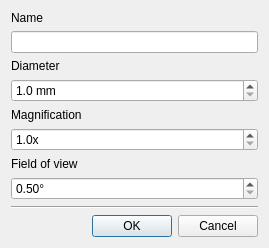
<?xml version="1.0" encoding="UTF-8"?>
<ui version="4.0">
 <class>CBinocularEdit</class>
 <widget class="QDialog" name="CBinocularEdit">
  <property name="geometry">
   <rect>
    <x>0</x>
    <y>0</y>
    <width>269</width>
    <height>240</height>
   </rect>
  </property>
  <property name="windowTitle">
   <string>Dialog</string>
  </property>
  <layout class="QVBoxLayout" name="verticalLayout_2">
   <item>
    <layout class="QVBoxLayout" name="verticalLayout">
     <item>
      <widget class="QLabel" name="label">
       <property name="text">
        <string>Name</string>
       </property>
      </widget>
     </item>
     <item>
      <widget class="QLineEdit" name="lineEdit"/>
     </item>
     <item>
      <widget class="QLabel" name="label_2">
       <property name="text">
        <string>Diameter</string>
       </property>
      </widget>
     </item>
     <item>
      <widget class="QDoubleSpinBox" name="doubleSpinBox">
       <property name="suffix">
        <string> mm</string>
       </property>
       <property name="decimals">
        <number>1</number>
       </property>
       <property name="minimum">
        <double>1.000000000000000</double>
       </property>
       <property name="maximum">
        <double>10000.000000000000000</double>
       </property>
       <property name="singleStep">
        <double>10.000000000000000</double>
       </property>
      </widget>
     </item>
     <item>
      <widget class="QLabel" name="label_3">
       <property name="text">
        <string>Magnification</string>
       </property>
      </widget>
     </item>
     <item>
      <widget class="QDoubleSpinBox" name="doubleSpinBox_2">
       <property name="suffix">
        <string>x</string>
       </property>
       <property name="decimals">
        <number>1</number>
       </property>
       <property name="minimum">
        <double>1.000000000000000</double>
       </property>
       <property name="maximum">
        <double>1000.000000000000000</double>
       </property>
      </widget>
     </item>
     <item>
      <widget class="QLabel" name="label_4">
       <property name="text">
        <string>Field of view</string>
       </property>
      </widget>
     </item>
     <item>
      <widget class="QDoubleSpinBox" name="doubleSpinBox_3">
       <property name="suffix">
        <string>°</string>
       </property>
       <property name="decimals">
        <number>2</number>
       </property>
       <property name="minimum">
        <double>0.500000000000000</double>
       </property>
       <property name="maximum">
        <double>50.000000000000000</double>
       </property>
      </widget>
     </item>
     <item>
      <widget class="Line" name="line">
       <property name="orientation">
        <enum>Qt::Horizontal</enum>
       </property>
      </widget>
     </item>
    </layout>
   </item>
   <item>
    <layout class="QHBoxLayout" name="horizontalLayout">
     <item>
      <spacer name="horizontalSpacer">
       <property name="orientation">
        <enum>Qt::Horizontal</enum>
       </property>
       <property name="sizeHint" stdset="0">
        <size>
         <width>40</width>
         <height>20</height>
        </size>
       </property>
      </spacer>
     </item>
     <item>
      <widget class="QPushButton" name="pushButton_2">
       <property name="text">
        <string>OK</string>
       </property>
      </widget>
     </item>
     <item>
      <widget class="QPushButton" name="pushButton">
       <property name="text">
        <string>Cancel</string>
       </property>
      </widget>
     </item>
    </layout>
   </item>
   <item>
    <spacer name="verticalSpacer">
     <property name="orientation">
      <enum>Qt::Vertical</enum>
     </property>
     <property name="sizeHint" stdset="0">
      <size>
       <width>20</width>
       <height>40</height>
      </size>
     </property>
    </spacer>
   </item>
  </layout>
 </widget>
 <resources/>
 <connections/>
</ui>
